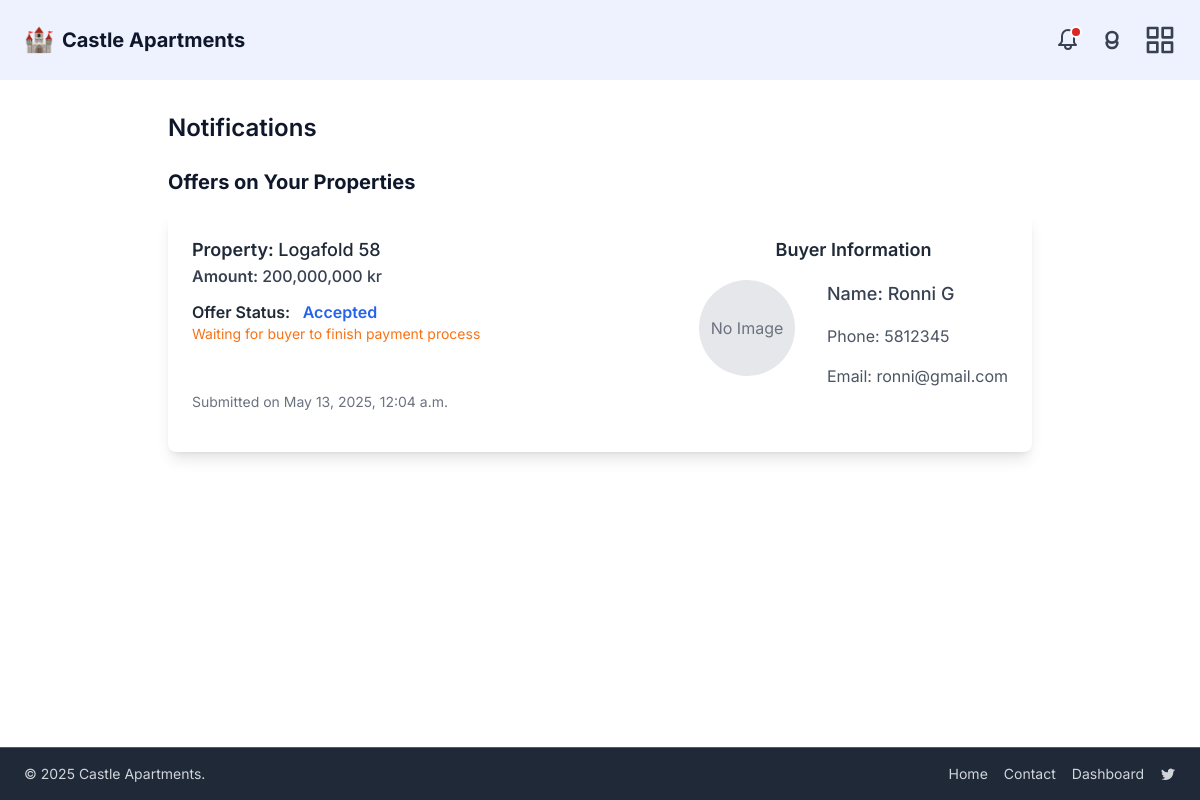
The app's page /dashboard/notifications/ (signed in), older data.
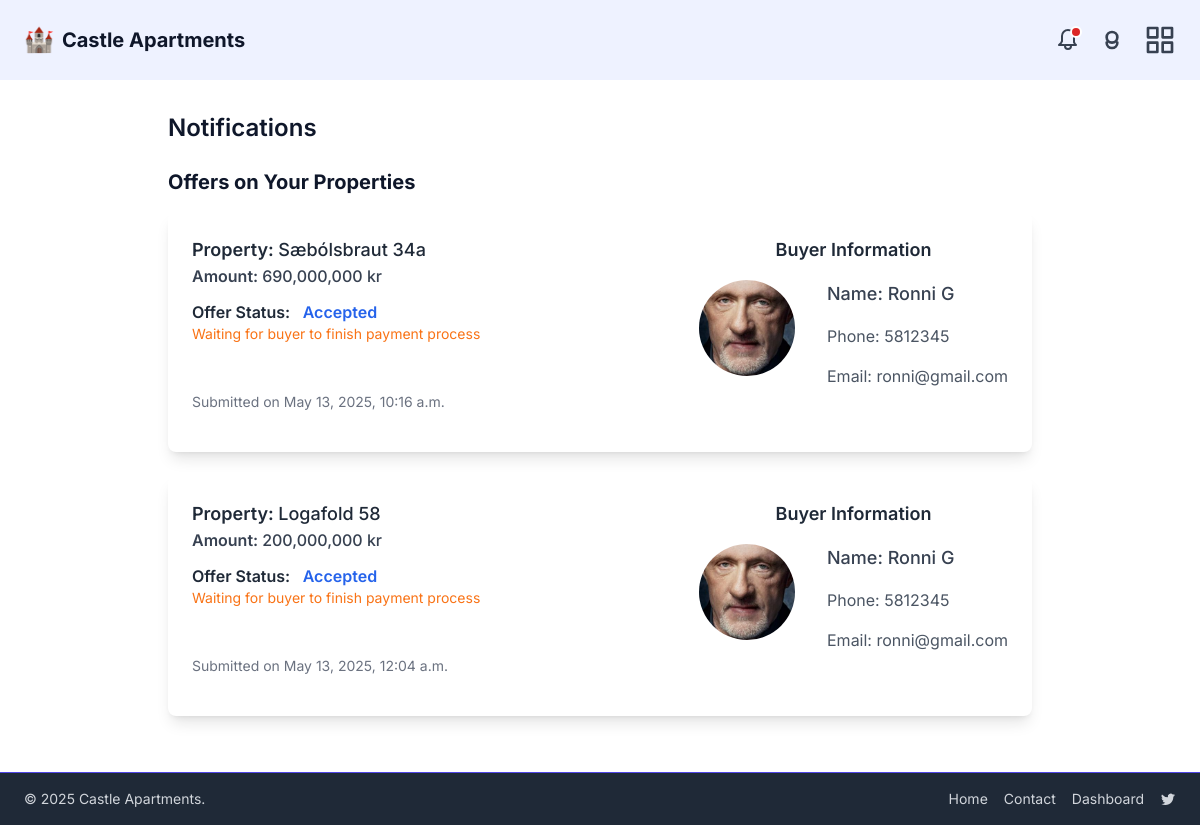
The same page, newer data.
### property/models.py (models this page shows, shortened)
class PurchaseOffer(models.Model):
    STATUS_CHOICES = [
        ('pending', 'Pending'),
        ('accepted', 'Accepted'),
        ('declined', 'Declined'),
        ("finalized", "Finalized"),
    ]
    property = models.ForeignKey('Property', on_delete=models.CASCADE, related_name='offers')
    buyer = models.ForeignKey(User, on_delete=models.CASCADE)
    amount = models.DecimalField(max_digits=12, decimal_places=2)
    message = models.TextField(blank=True)
    created_at = models.DateTimeField(auto_now_add=True)
    expiration_date = models.DateTimeField(blank=True, null=True)
    status = models.CharField(max_length=10, choices=STATUS_CHOICES, default='pending')

class Property(models.Model):
    PROPERTY_TYPE_CHOICES = [
        ('apartment', 'Apartment'),
        ('house', 'House'),
        ('duplex', 'Duplex'),
        ('studio', 'Studio'),
        ('land', 'Land'),
    ]
    title = models.CharField(max_length=100)
    description = models.TextField()
    price = models.DecimalField(max_digits=12, decimal_places=2)
    address = models.CharField(max_length=100)
    city = models.CharField(max_length=100, default="")
    zip_code = models.CharField(max_length=20, default="000")
    sqft = models.DecimalField(max_digits=10, decimal_places=2)
    bedrooms = models.IntegerField()
    bathrooms = models.IntegerField()
    year_built = models.IntegerField(blank=True, null=True)
    is_published = models.BooleanField(default=True)
    is_sold = models.BooleanField(default=False)
    created_at = models.DateTimeField(auto_now_add=True)
    type = models.CharField(
        max_length=20,
        choices=PROPERTY_TYPE_CHOICES,
        default='apartment'
    )
    owner = models.ForeignKey(
        settings.AUTH_USER_MODEL,
        on_delete=models.CASCADE,
        related_name='properties',
        null=True,
        blank=True,
    )
    category = models.ForeignKey(
        Category,
        related_name="items",
        on_delete=models.SET_NULL,
        null=True,
        blank=True,
    )
    def property_main_image_path(instance, filename):
        return f"property_photos/{instance.id}/{filename}"
    main_image = models.ImageField(
        upload_to=property_main_image_path,
        blank=True,
        null=True,
    )
    class Meta:
        ordering = ["title"]

### users/models.py (models this page shows, shortened)
class User(AbstractUser):
    ADMIN = "admin"
    BUYER = "buyer"
    INDIVIDUAL_SELLER = "individual_seller"
    AGENCY_SELLER = "agency_seller"
    USER_TYPE_CHOICES = [
        (ADMIN, "Admin"),
        (BUYER, "Buyer"),
        (INDIVIDUAL_SELLER, "Individual Seller"),
        (AGENCY_SELLER, "Agency Seller"),
    ]
    phone = models.CharField(max_length=20, blank=True)
    email = models.EmailField("email address", unique=True)
    name = models.CharField("full name", max_length=255, blank=True)
    profile_image = models.ImageField(
        upload_to=user_profile_image_path,
        blank=True,
        null=True,
        help_text="Upload a profile picture.",
    )
    user_type = models.CharField(
        max_length=20,
        choices=USER_TYPE_CHOICES,
        default=BUYER,
        help_text="Designates the type of user.",
    )
    USERNAME_FIELD = "username"
    REQUIRED_FIELDS = ["email", "user_type", "name"]

### dashboard/views.py (the view)
# urls.py: path('notifications/', views.notifications, name='notifications'),
@login_required
def notifications(request):
    user = request.user
    owner_offers = []
    buyer_offers = []
    if user.user_type == 'agency_seller' or user.user_type == 'individual_seller':
        owner_offers = PurchaseOffer.objects.filter(property__owner=user).select_related('property', 'buyer')
    if user.user_type == 'buyer':
        buyer_offers = PurchaseOffer.objects.filter(buyer=user).select_related('property')
    return render(request, 'dashboard/notifications.html', {
        'owner_offers': owner_offers,
        'buyer_offers': buyer_offers,
    })

### dashboard/templates/dashboard/notifications.html (shortened to what this page needs)
{% extends 'base.html' %}
{% load humanize %}
{% block content %}
<div class="max-w-4xl mx-auto px-4 py-8">
  <h1 class="text-2xl font-semibold mb-6">Notifications</h1>
  {% if user.user_type == 'individual_seller' or user.user_type == 'agency_seller' %}
    <h2 class="text-xl font-bold mb-4">Offers on Your Properties</h2>
    {% if owner_offers %}
      {% for offer in owner_offers %}
        <div class="flex flex-col bg-white p-6 rounded-lg shadow-lg mb-6 transition transform hover:scale-105">
          <div class="flex flex-col md:flex-row mb-4 justify-between">
            <div class="mb-4 md:mb-0">
              <p class="text-lg font-semibold text-gray-800">Property: <span class="font-medium">{{ offer.property.title }}</span></p>
              <p class="text-gray-700 font-semibold">Amount: <span class="font-medium">{{ offer.amount|floatformat:"0"|intcomma }} kr</span></p>
              <p class="mt-3">
                <span class="font-semibold text-gray-800">Offer Status:</span>
                {% if offer.status == 'accepted' %}
                  <span class="ml-2 text-blue-600 font-semibold">Accepted</span>
                  <span class="block text-sm text-orange-500">Waiting for buyer to finish payment process</span>
                {% elif offer.status == 'declined' %}
                  <span class="ml-2 text-red-600 font-semibold">Declined</span>
                {% elif offer.status == 'finalized' %}
                  <span class="ml-2 text-green-600 font-semibold">Finalized <span class="ml-1">✅</span></span>
                {% else %}
                  <span class="ml-2 text-gray-600">Pending</span>
                {% endif %}
              </p>
              <p class="text-sm text-gray-500 mt-12">Submitted on {{ offer.created_at|date:"F j, Y, g:i a" }}</p>
            </div>
          <div class="flex flex-col mb-6">
            <h1 class="text-lg font-semibold text-gray-800 mb-4 text-center">Buyer Information</h1>
            <div class="flex gap-4">
            {% if offer.buyer.profile_image %}
              <img src="{{ offer.buyer.profile_image.url }}" alt="" class="w-24 h-24 rounded-full object-cover mr-4">
            {% else %}
              <div class="w-24 h-24 bg-gray-200 rounded-full mr-4 flex items-center justify-center text-gray-500">
                No Image
              </div>
            {% endif %}
            <div class="flex flex-col gap-4">
              <p class="text-lg font-medium text-gray-700">Name: {{ offer.buyer.name }}</p>
              <p class="text-md text-gray-600">Phone: {{ offer.buyer.phone }}</p>
              <p class="text-md text-gray-600">Email: {{ offer.buyer.email }}</p>
            </div>
          </div>
          </div>
          </div>
        </div>
      {% endfor %}
    {% else %}
      <p>No offers yet on your properties.</p>
    {% endif %}
  {% endif %}
</div>
{% endblock %}

### templates/base.html (shortened to what this page needs)
<!DOCTYPE html>
<html lang="en" class="scroll-smooth">
  <head>
    <script src="https://cdn.tailwindcss.com"></script>
  </head>
  <body class="font-sans antialiased text-slate-900 flex flex-col min-h-screen">
    <header class="bg-brand-light">
      <div class="container mx-auto max-w-7xl px-6 py-6 flex items-center justify-between w-full">
        <a href="/" class="flex items-center gap-2 text-xl font-bold">
          <span class="text-2xl">🏰</span> Castle Apartments
        </a>
        {% if request.user.is_authenticated %}
        <div class="flex gap-4 items-center">
          <a href="{% url 'dashboard:notifications' %}" class="relative">
            <span class="absolute top-0 right-0 block h-2 w-2 rounded-full ring-2 ring-white bg-red-600"></span>
          </a>
          <a href="{% url 'users:profile' %}">
            <svg xmlns="http://www.w3.org/2000/svg" class="h-8 w-8 text-gray-700 hover:text-brand transition" fill="none" viewBox="0 0 24 24" stroke="currentColor">
              <path stroke-linecap="round" stroke-linejoin="round" stroke-width="2" d="M16 14a4 4 0 01-8 0m8-4a4 4 0 11-8 0 4 4 0 018 0z" />
            </svg>
          </a>
          {% if request.user.user_type == 'individual_seller' or request.user.user_type == 'agency_seller' %}
          <a href="{% url 'dashboard:dashboard' %}">
            <svg xmlns="http://www.w3.org/2000/svg" class="h-8 w-8 text-gray-700 hover:text-brand transition" fill="none" viewBox="0 0 24 24" stroke="currentColor">
              <path stroke-linecap="round" stroke-linejoin="round" stroke-width="2" d="M3 3h7v7H3V3zm0 11h7v7H3v-7zm11-11h7v7h-7V3zm0 11h7v7h-7v-7z" />
            </svg>
          </a>
          {% endif %}
        </div>
        {% endif %}
      </div>
    </header>
    <main class="flex-1">
      {% block content %}{% endblock %}
    </main>
    <footer class="bg-gray-800 text-gray-300 w-full border-t border-brand py-4">
      <div class="container mx-auto max-w-7xl px-6 flex flex-col md:flex-row items-center justify-between gap-4">
        <p class="text-xs md:text-sm">&copy; {% now "Y" %} Castle Apartments.</p>
        <nav class="flex items-center gap-4 text-xs md:text-sm">
          <a href="{% url 'core:index' %}" class="hover:text-white">Home</a>
          <a href="{% url 'core:contact' %}" class="hover:text-white">Contact</a>
          {% if request.user.is_authenticated %}
            <a href="{% url 'dashboard:dashboard' %}" class="hover:text-white">Dashboard</a>
          {% endif %}
          <a href="https://twitter.com" target="_blank" class="hover:text-brand-light">
          </a>
        </nav>
      </div>
    </footer>
  </body>
</html>

Row changes from the older to the newer data that the page shows:
added PurchaseOffer: property "Sæbólsbraut 34a", amount "690,000,000", status "Accepted", shows "Waiting for buyer to finish payment process", created_at "May 13, 2025, 10:16 a.m.", buyer.profile_image (picture), buyer.name "Ronni G", buyer.phone "5812345", buyer.email "ronni@gmail.com"
changed through a linked row, PurchaseOffer "May 13, 2025, 12:04 a.m.": buyer.profile_image: picture added; no longer shows "No Image"
